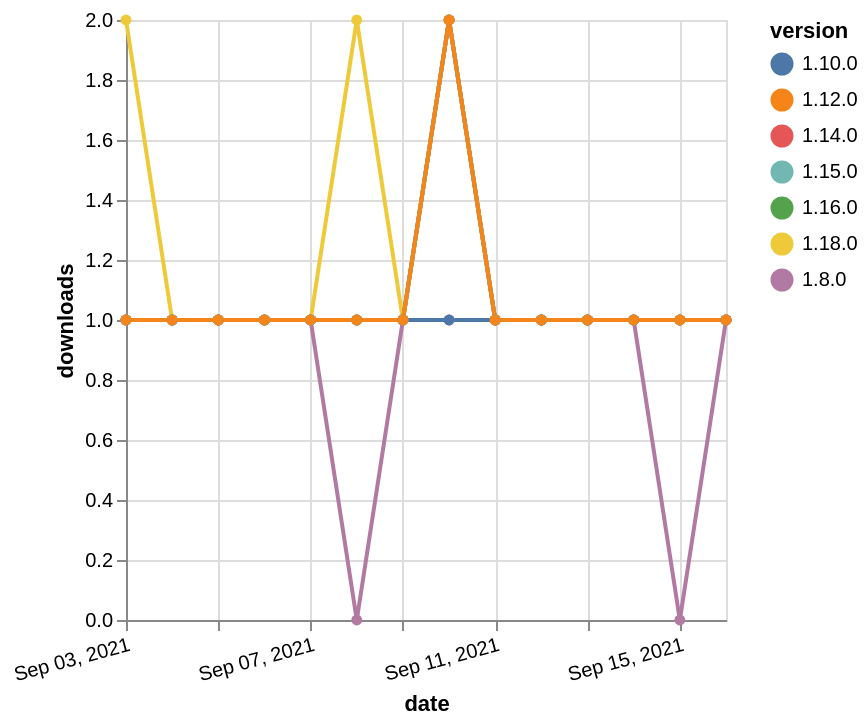

Here is the Vega-Lite specification saved for this chart:
### Vega-Lite specification from a JSON file in a GitHub repository (floating-point values rounded to 4 significant figures)
{"$schema": "https://vega.github.io/schema/vega-lite/v5.json", "description": "A simple bar chart with embedded data.", "data": {"values": [{"date": "2021-09-03", "total": 112, "delta": 2, "version": "1.18.0"}, {"date": "2021-09-04", "total": 113, "delta": 1, "version": "1.18.0"}, {"date": "2021-09-05", "total": 114, "delta": 1, "version": "1.18.0"}, {"date": "2021-09-06", "total": 115, "delta": 1, "version": "1.18.0"}, {"date": "2021-09-07", "total": 116, "delta": 1, "version": "1.18.0"}, {"date": "2021-09-08", "total": 118, "delta": 2, "version": "1.18.0"}, {"date": "2021-09-09", "total": 119, "delta": 1, "version": "1.18.0"}, {"date": "2021-09-10", "total": 121, "delta": 2, "version": "1.18.0"}, {"date": "2021-09-11", "total": 122, "delta": 1, "version": "1.18.0"}, {"date": "2021-09-12", "total": 123, "delta": 1, "version": "1.18.0"}, {"date": "2021-09-13", "total": 124, "delta": 1, "version": "1.18.0"}, {"date": "2021-09-14", "total": 125, "delta": 1, "version": "1.18.0"}, {"date": "2021-09-15", "total": 126, "delta": 1, "version": "1.18.0"}, {"date": "2021-09-16", "total": 127, "delta": 1, "version": "1.18.0"}, {"date": "2021-09-03", "total": 216, "delta": 1, "version": "1.8.0"}, {"date": "2021-09-04", "total": 217, "delta": 1, "version": "1.8.0"}, {"date": "2021-09-05", "total": 218, "delta": 1, "version": "1.8.0"}, {"date": "2021-09-06", "total": 219, "delta": 1, "version": "1.8.0"}, {"date": "2021-09-07", "total": 220, "delta": 1, "version": "1.8.0"}, {"date": "2021-09-08", "total": 220, "delta": 0, "version": "1.8.0"}, {"date": "2021-09-09", "total": 221, "delta": 1, "version": "1.8.0"}, {"date": "2021-09-10", "total": 222, "delta": 1, "version": "1.8.0"}, {"date": "2021-09-11", "total": 223, "delta": 1, "version": "1.8.0"}, {"date": "2021-09-12", "total": 224, "delta": 1, "version": "1.8.0"}, {"date": "2021-09-13", "total": 225, "delta": 1, "version": "1.8.0"}, {"date": "2021-09-14", "total": 226, "delta": 1, "version": "1.8.0"}, {"date": "2021-09-15", "total": 226, "delta": 0, "version": "1.8.0"}, {"date": "2021-09-16", "total": 227, "delta": 1, "version": "1.8.0"}, {"date": "2021-09-03", "total": 283, "delta": 1, "version": "1.10.0"}, {"date": "2021-09-04", "total": 284, "delta": 1, "version": "1.10.0"}, {"date": "2021-09-05", "total": 285, "delta": 1, "version": "1.10.0"}, {"date": "2021-09-06", "total": 286, "delta": 1, "version": "1.10.0"}, {"date": "2021-09-07", "total": 287, "delta": 1, "version": "1.10.0"}, {"date": "2021-09-08", "total": 288, "delta": 1, "version": "1.10.0"}, {"date": "2021-09-09", "total": 289, "delta": 1, "version": "1.10.0"}, {"date": "2021-09-10", "total": 290, "delta": 1, "version": "1.10.0"}, {"date": "2021-09-11", "total": 291, "delta": 1, "version": "1.10.0"}, {"date": "2021-09-12", "total": 292, "delta": 1, "version": "1.10.0"}, {"date": "2021-09-13", "total": 293, "delta": 1, "version": "1.10.0"}, {"date": "2021-09-14", "total": 294, "delta": 1, "version": "1.10.0"}, {"date": "2021-09-15", "total": 295, "delta": 1, "version": "1.10.0"}, {"date": "2021-09-16", "total": 296, "delta": 1, "version": "1.10.0"}, {"date": "2021-09-03", "total": 158, "delta": 1, "version": "1.16.0"}, {"date": "2021-09-04", "total": 159, "delta": 1, "version": "1.16.0"}, {"date": "2021-09-05", "total": 160, "delta": 1, "version": "1.16.0"}, {"date": "2021-09-06", "total": 161, "delta": 1, "version": "1.16.0"}, {"date": "2021-09-07", "total": 162, "delta": 1, "version": "1.16.0"}, {"date": "2021-09-08", "total": 163, "delta": 1, "version": "1.16.0"}, {"date": "2021-09-09", "total": 164, "delta": 1, "version": "1.16.0"}, {"date": "2021-09-10", "total": 166, "delta": 2, "version": "1.16.0"}, {"date": "2021-09-11", "total": 167, "delta": 1, "version": "1.16.0"}, {"date": "2021-09-12", "total": 168, "delta": 1, "version": "1.16.0"}, {"date": "2021-09-13", "total": 169, "delta": 1, "version": "1.16.0"}, {"date": "2021-09-14", "total": 170, "delta": 1, "version": "1.16.0"}, {"date": "2021-09-15", "total": 171, "delta": 1, "version": "1.16.0"}, {"date": "2021-09-16", "total": 172, "delta": 1, "version": "1.16.0"}, {"date": "2021-09-03", "total": 146, "delta": 1, "version": "1.14.0"}, {"date": "2021-09-04", "total": 147, "delta": 1, "version": "1.14.0"}, {"date": "2021-09-05", "total": 148, "delta": 1, "version": "1.14.0"}, {"date": "2021-09-06", "total": 149, "delta": 1, "version": "1.14.0"}, {"date": "2021-09-07", "total": 150, "delta": 1, "version": "1.14.0"}, {"date": "2021-09-08", "total": 151, "delta": 1, "version": "1.14.0"}, {"date": "2021-09-09", "total": 152, "delta": 1, "version": "1.14.0"}, {"date": "2021-09-10", "total": 154, "delta": 2, "version": "1.14.0"}, {"date": "2021-09-11", "total": 155, "delta": 1, "version": "1.14.0"}, {"date": "2021-09-12", "total": 156, "delta": 1, "version": "1.14.0"}, {"date": "2021-09-13", "total": 157, "delta": 1, "version": "1.14.0"}, {"date": "2021-09-14", "total": 158, "delta": 1, "version": "1.14.0"}, {"date": "2021-09-15", "total": 159, "delta": 1, "version": "1.14.0"}, {"date": "2021-09-16", "total": 160, "delta": 1, "version": "1.14.0"}, {"date": "2021-09-03", "total": 136, "delta": 1, "version": "1.15.0"}, {"date": "2021-09-04", "total": 137, "delta": 1, "version": "1.15.0"}, {"date": "2021-09-05", "total": 138, "delta": 1, "version": "1.15.0"}, {"date": "2021-09-06", "total": 139, "delta": 1, "version": "1.15.0"}, {"date": "2021-09-07", "total": 140, "delta": 1, "version": "1.15.0"}, {"date": "2021-09-08", "total": 141, "delta": 1, "version": "1.15.0"}, {"date": "2021-09-09", "total": 142, "delta": 1, "version": "1.15.0"}, {"date": "2021-09-10", "total": 144, "delta": 2, "version": "1.15.0"}, {"date": "2021-09-11", "total": 145, "delta": 1, "version": "1.15.0"}, {"date": "2021-09-12", "total": 146, "delta": 1, "version": "1.15.0"}, {"date": "2021-09-13", "total": 147, "delta": 1, "version": "1.15.0"}, {"date": "2021-09-14", "total": 148, "delta": 1, "version": "1.15.0"}, {"date": "2021-09-15", "total": 149, "delta": 1, "version": "1.15.0"}, {"date": "2021-09-16", "total": 150, "delta": 1, "version": "1.15.0"}, {"date": "2021-09-03", "total": 175, "delta": 1, "version": "1.12.0"}, {"date": "2021-09-04", "total": 176, "delta": 1, "version": "1.12.0"}, {"date": "2021-09-05", "total": 177, "delta": 1, "version": "1.12.0"}, {"date": "2021-09-06", "total": 178, "delta": 1, "version": "1.12.0"}, {"date": "2021-09-07", "total": 179, "delta": 1, "version": "1.12.0"}, {"date": "2021-09-08", "total": 180, "delta": 1, "version": "1.12.0"}, {"date": "2021-09-09", "total": 181, "delta": 1, "version": "1.12.0"}, {"date": "2021-09-10", "total": 183, "delta": 2, "version": "1.12.0"}, {"date": "2021-09-11", "total": 184, "delta": 1, "version": "1.12.0"}, {"date": "2021-09-12", "total": 185, "delta": 1, "version": "1.12.0"}, {"date": "2021-09-13", "total": 186, "delta": 1, "version": "1.12.0"}, {"date": "2021-09-14", "total": 187, "delta": 1, "version": "1.12.0"}, {"date": "2021-09-15", "total": 188, "delta": 1, "version": "1.12.0"}, {"date": "2021-09-16", "total": 189, "delta": 1, "version": "1.12.0"}]}, "width": "container", "mark": {"type": "line", "point": {"filled": true}}, "encoding": {"x": {"field": "date", "type": "temporal", "timeUnit": "yearmonthdate", "title": "date", "axis": {"labelAngle": -15}}, "y": {"field": "delta", "type": "quantitative", "title": "downloads"}, "color": {"field": "version", "type": "nominal"}, "tooltip": {"field": "delta"}}}
